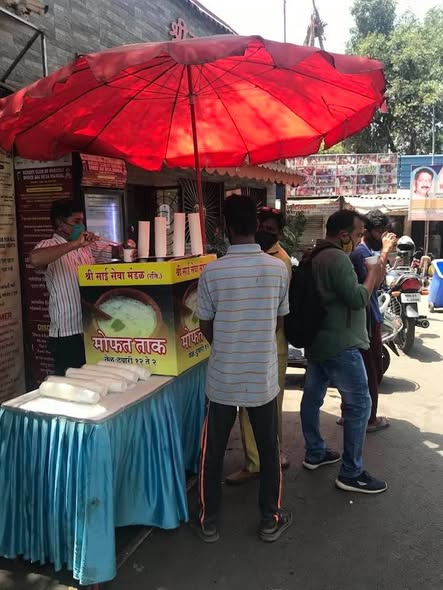
#> input picture video/chaas1.jpg, 443 x 590 px; its folder holds 4 pictures in this run
$ python video.py
#> lines starting #> are read from the running program, lines starting #| are printed output that depends on the picture
#!/usr/bin/env python3
r"""
Create a slideshow video from all JPG images in:
C:\Users\Susan\Downloads\multilingual-political-website\video

Requires:
  pip install moviepy pillow

Run:
  python video.py
"""

import re
from pathlib import Path

from PIL import Image
from moviepy.editor import ImageClip, concatenate_videoclips


INPUT_DIR = Path(r"D:\Projects\agno\video")
OUTPUT_FILE = INPUT_DIR / "slideshow.mp4"

DURATION_PER_IMAGE_SEC = 3.0
FPS = 30
RESOLUTION = (1920, 1080)  # (width, height)
CROSSFADE_SEC = 0.0        # set to 0.5 for a smooth crossfade, or 0 to disable


def natural_key(s: str):
    return [int(t) if t.isdigit() else t.lower() for t in re.split(r"(\d+)", s)]


def fit_to_resolution(img_path: Path, resolution: tuple[int, int]) -> Path:
    """Resize + letterbox to exact resolution (no cropping). Returns temp jpg path."""
#> called with resolution = (1920, 1080)
    w, h = resolution
    img = Image.open(img_path).convert("RGB")
#> img is the input picture: PIL image 443x590 RGB; mean R, G, B 105.9, 83.4, 84.5
    img.thumbnail((w, h), Image.Resampling.LANCZOS)

    canvas = Image.new("RGB", (w, h), (0, 0, 0))
#> canvas: PIL image 1920x1080 RGB; every value is 0
    x = (w - img.width) // 2
#> x = 738
    y = (h - img.height) // 2
#> y = 245
    canvas.paste(img, (x, y))
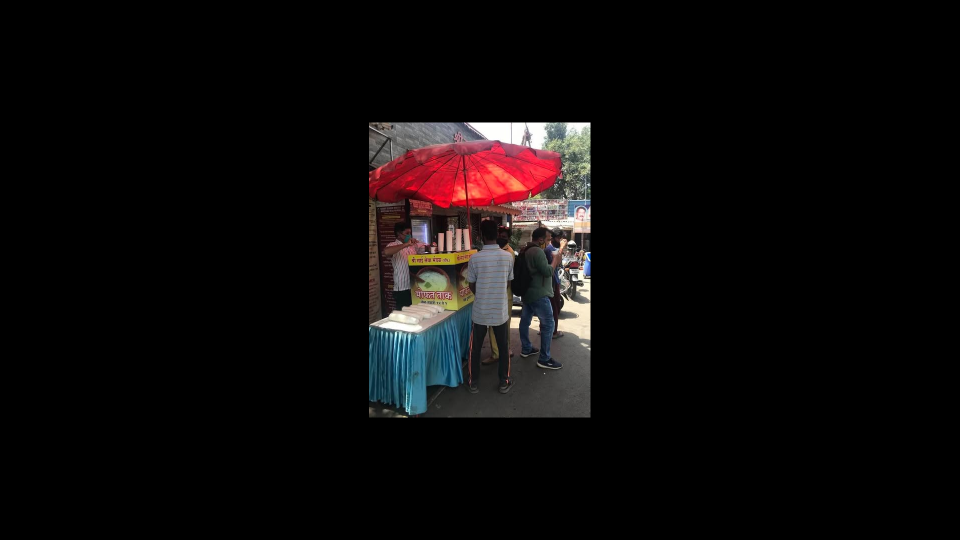
#> canvas: PIL image 1920x1080 RGB (shown at 1/2 size); mean R, G, B 13.4, 10.5, 10.6

    tmp_dir = INPUT_DIR / ".slideshow_tmp"
    tmp_dir.mkdir(exist_ok=True)
    out_path = tmp_dir / f"{img_path.stem}_{w}x{h}.jpg"
    canvas.save(out_path, quality=95)
    return out_path


def main():
    if not INPUT_DIR.is_dir():
        raise SystemExit(f"Folder not found: {INPUT_DIR}")

    images = sorted(INPUT_DIR.glob("*.jpg"), key=lambda p: natural_key(p.name))
    if not images:
        raise SystemExit(f"No .jpg files found in: {INPUT_DIR}")

    clips = []
    for p in images:
        fitted = fit_to_resolution(p, RESOLUTION)
        clips.append(ImageClip(str(fitted)).set_duration(DURATION_PER_IMAGE_SEC))
#> (this line was passed over: moviepy is not available in this run)
#> pass 2 of the loop in main, `for p in images:`:
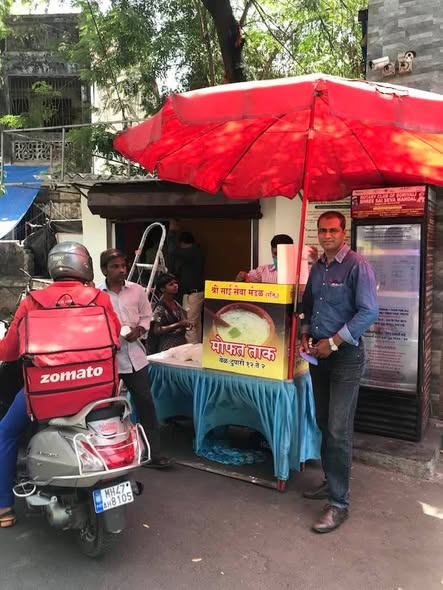
#> input picture video/chaas2.jpg, 443 x 590 px
#> in fit_to_resolution, img is the input picture: PIL image 443x590 RGB; mean R, G, B 123.8, 90, 87.4
#> in fit_to_resolution (call 2), `canvas.paste(img, (x, y))`:
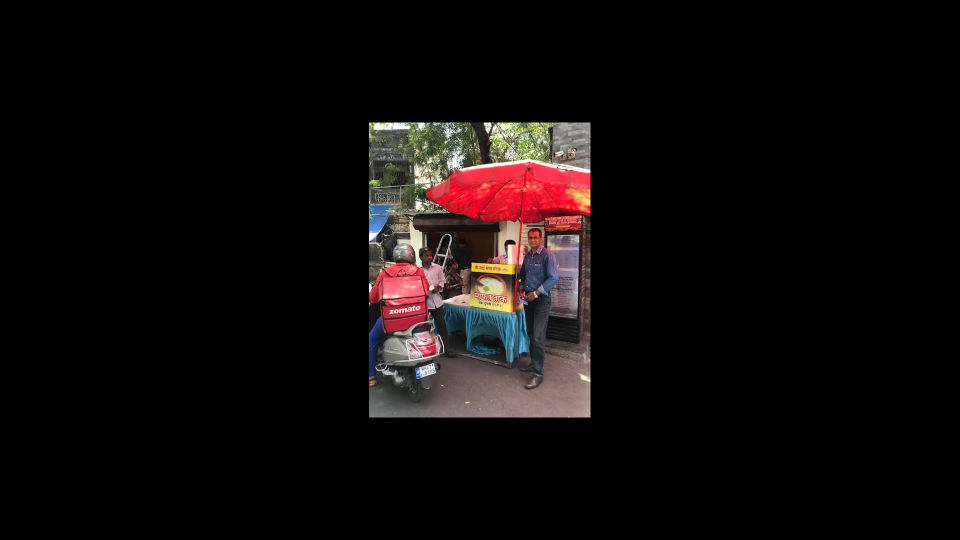
#> canvas: PIL image 1920x1080 RGB (shown at 1/2 size); mean R, G, B 15.6, 11.3, 11
#> pass 3 of the loop in main, `for p in images:`:
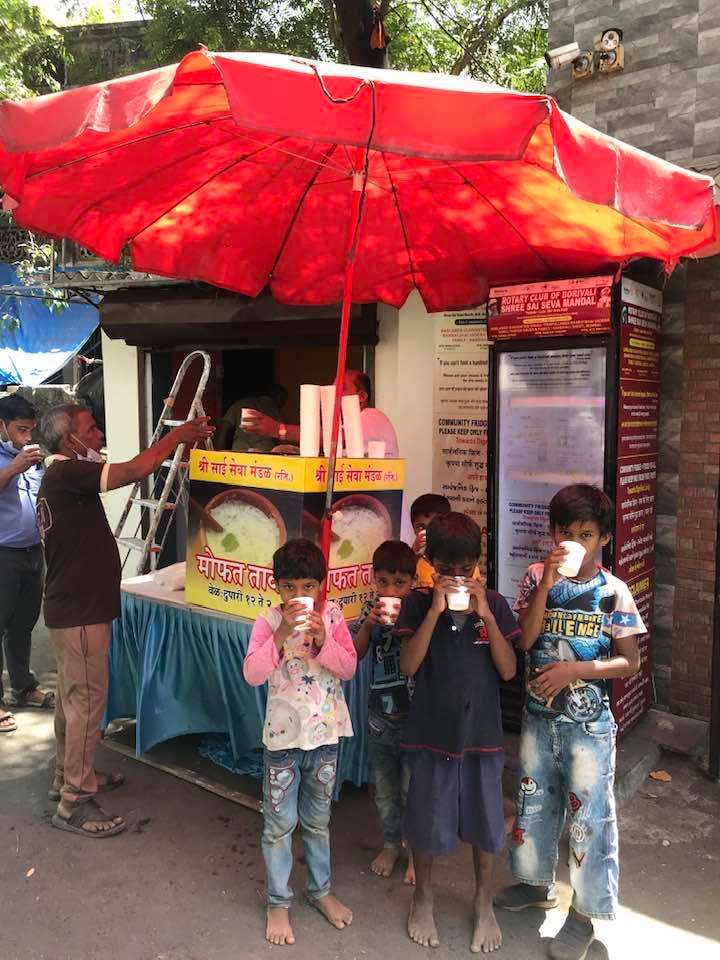
#> input picture video/chaas3.jpg, 720 x 960 px
#> in fit_to_resolution, img is the input picture: PIL image 720x960 RGB; mean R, G, B 132.9, 85.6, 81.2
#> in fit_to_resolution (call 3), `canvas.paste(img, (x, y))`:
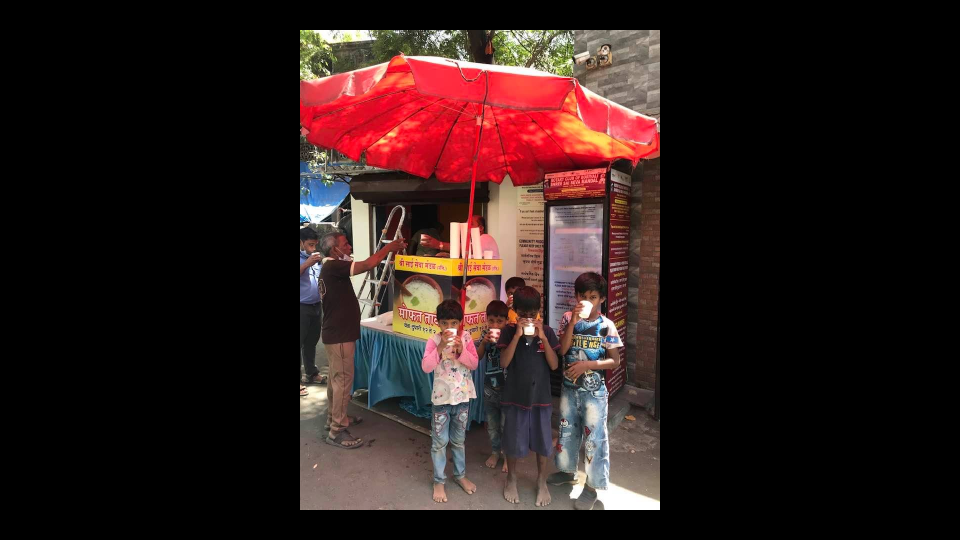
#> canvas: PIL image 1920x1080 RGB (shown at 1/2 size); mean R, G, B 44.3, 28.5, 27.1
#> the loop made 4 passes; the first 3 are shown

    if CROSSFADE_SEC > 0:
        for i in range(1, len(clips)):
            clips[i] = clips[i].crossfadein(CROSSFADE_SEC)
        video = concatenate_videoclips(clips, method="compose", padding=-CROSSFADE_SEC)
    else:
        video = concatenate_videoclips(clips, method="compose")

    video.write_videofile(
        str(OUTPUT_FILE),
        fps=FPS,
        codec="libx264",
        audio=False,
        threads=4,
    )

    # cleanup temp
    tmp_dir = INPUT_DIR / ".slideshow_tmp"
    if tmp_dir.exists():
        for f in tmp_dir.iterdir():
            try:
                f.unlink()
            except Exception:
                pass
        try:
            tmp_dir.rmdir()
        except Exception:
            pass

    print(f"Done: {OUTPUT_FILE}")


if __name__ == "__main__":
    main()
#> (the call stopped at in main, `video = concatenate_videoclips(clips, method="compose")`: moviepy is not available in this run)
